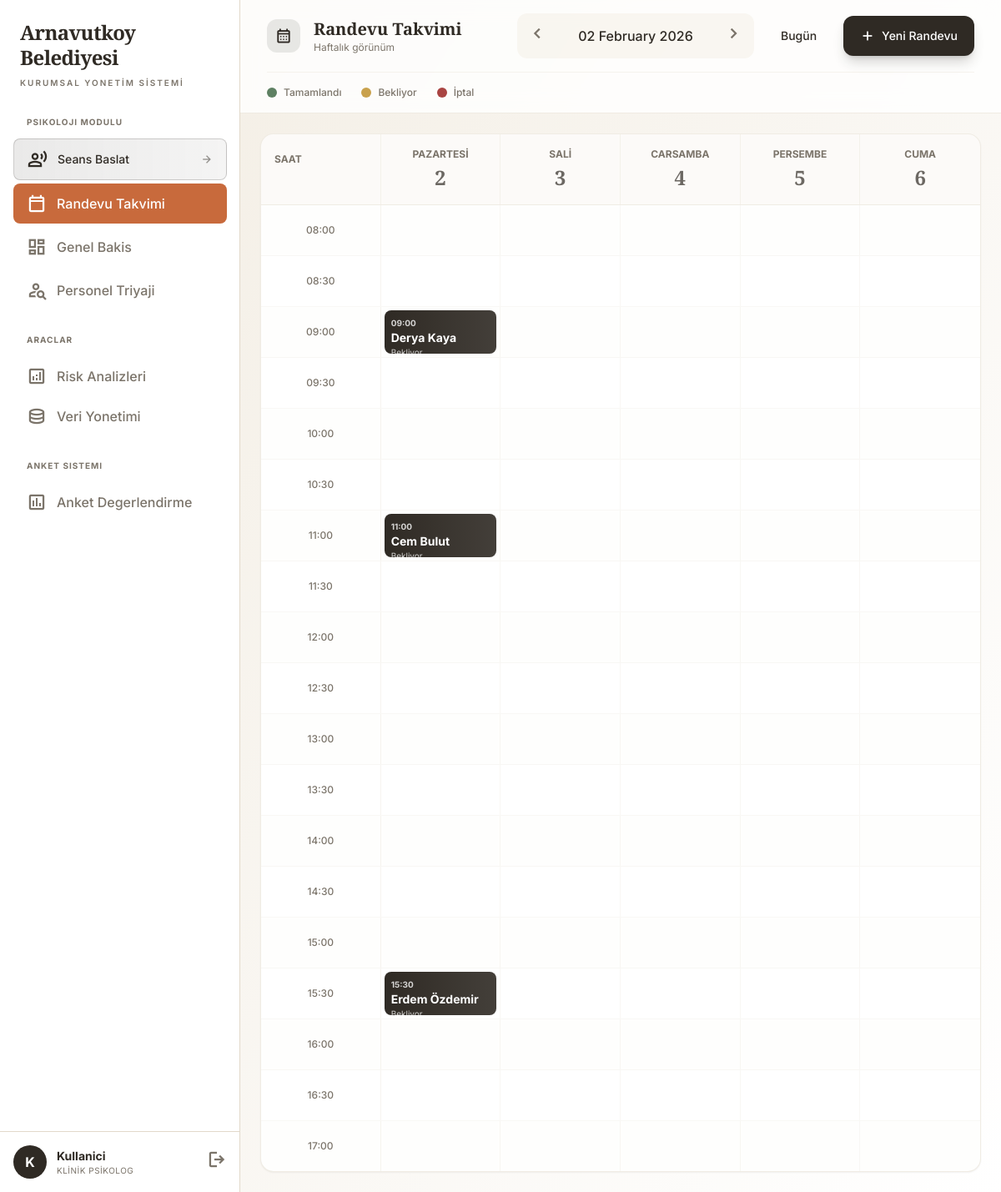
Screenshot of /psikoloji/takvim?week=1 with the database file from the repository.
### models.py (models this page shows, shortened)
class Randevu(db.Model):
    __tablename__ = 'randevular'
    id = db.Column(db.Integer, primary_key=True)
    personel_id = db.Column(db.Integer, db.ForeignKey('personeller.id'), nullable=False)
    tarih = db.Column(db.Date, nullable=False)
    saat = db.Column(db.String(10), nullable=False)
    notlar = db.Column(db.Text)
    durum = db.Column(db.String(20), default='Bekliyor')  # Bekliyor, Tamamlandi, Iptal
    created_at = db.Column(db.DateTime, default=datetime.utcnow)
    personel = db.relationship('Personel', back_populates='randevular')

class Personel(db.Model):
    __tablename__ = 'personeller'
    id = db.Column(db.Integer, primary_key=True)
    tc_no = db.Column(db.String(11), unique=True)
    ad_soyad = db.Column(db.String(200), nullable=False)
    mudurluk_id = db.Column(db.Integer, db.ForeignKey('mudurlukler.id'))
    yas = db.Column(db.Integer)
    cinsiyet = db.Column(db.String(20))
    egitim = db.Column(db.String(100))
    medeni_durum = db.Column(db.String(50))
    cocuk_sayisi = db.Column(db.Integer)
    kidem_yil = db.Column(db.Integer)
    gorev = db.Column(db.String(200))
    foto_path = db.Column(db.String(500), default='default-avatar.png')
    anket_ruh_sagligi_risk = db.Column(db.Integer, default=0)  # 0-4 arasi
    anket_umutsuzluk = db.Column(db.Boolean, default=False)
    anket_uyku_bozuklugu = db.Column(db.Boolean, default=False)
    anket_istah_degisimi = db.Column(db.Boolean, default=False)
    anket_isteksizlik = db.Column(db.Boolean, default=False)
    mmpi_l_skoru = db.Column(db.Float)
    mmpi_f_skoru = db.Column(db.Float)
    mmpi_k_skoru = db.Column(db.Float)
    mmpi_pa_skoru = db.Column(db.Float)
    mmpi_sc_skoru = db.Column(db.Float)
    mmpi_scales = db.Column(db.Text)  # JSON tum klinik skalalar
    mmpi_analiz_metni = db.Column(db.Text)  # AI destekli yorum
    mmpi_tarih = db.Column(db.Date)
    triyaj_puani = db.Column(db.Float, default=0)  # 1-5 arasi final skor
    triyaj_anket_agirligi = db.Column(db.Float, default=0.3)
    triyaj_mmpi_agirligi = db.Column(db.Float, default=0.3)
    triyaj_klinik_agirligi = db.Column(db.Float, default=0.4)
    risk_kategori = db.Column(db.String(20), default='Belirsiz')  # Dusuk/Orta/Yuksek/Kritik
    created_at = db.Column(db.DateTime, default=datetime.utcnow)
    updated_at = db.Column(db.DateTime, default=datetime.utcnow, onupdate=datetime.utcnow)
    mudurluk = db.relationship('Mudurluk', back_populates='personeller')
    seanslar = db.relationship('Seans', back_populates='personel', lazy='dynamic', order_by='desc(Seans.tarih)')
    randevular = db.relationship('Randevu', back_populates='personel', lazy='dynamic')
    triyaj_gecmisi = db.relationship('TriyajGecmisi', back_populates='personel', lazy='dynamic')

### main.py (the view)
@app.route('/psikoloji/takvim')
@psikoloji_login_required
def psikoloji_takvim():
    week_offset = int(request.args.get('week', 0))
    week_days, start_of_week = get_week_dates(week_offset)
    today = date.today()
    start_date = start_of_week
    end_date = start_of_week + timedelta(days=5)
    appointments_raw = db.session.query(
        Randevu, Personel.ad_soyad, Personel.risk_kategori, Mudurluk.ad.label('mudurluk_adi')
    ).select_from(Randevu).join(
        Personel, Randevu.personel_id == Personel.id
    ).outerjoin(
        Mudurluk, Personel.mudurluk_id == Mudurluk.id
    ).filter(
        Randevu.tarih >= start_date,
        Randevu.tarih < end_date
    ).all()
    appointments = [{
        'id': apt[0].id,
        'personel_id': apt[0].personel_id,
        'tarih': apt[0].tarih.strftime('%Y-%m-%d'),
        'saat': apt[0].saat,
        'durum': apt[0].durum,
        'ad_soyad': apt[1],
        'risk_kategori': apt[2],
        'mudurluk_adi': apt[3]
    } for apt in appointments_raw]
    personeller = Personel.query.order_by(Personel.ad_soyad).all()
    return render_template('psikoloji/takvim.html',
                           week_days=week_days,
                           start_of_week=start_of_week,
                           week_offset=week_offset,
                           appointments=appointments,
                           personeller=personeller,
                           today=today)

### main.py (called while the page is built)
def psikoloji_login_required(f):
    @wraps(f)
    def decorated_function(*args, **kwargs):
        return f(*args, **kwargs)
    return decorated_function

### utils.py (called while the page is built)
def get_week_dates(week_offset=0):
    from datetime import timedelta
    today = datetime.now().date()
    start_of_week = today - timedelta(days=today.weekday()) + timedelta(weeks=week_offset)
    day_names = ['Pazartesi', 'Sali', 'Carsamba', 'Persembe', 'Cuma']
    week_days = []
    for i in range(5):
        day_date = start_of_week + timedelta(days=i)
        week_days.append({
            'name': day_names[i],
            'date': day_date,
            'date_str': day_date.strftime('%Y-%m-%d'),
            'day_num': day_date.day,
            'is_today': day_date == today
        })
    return week_days, start_of_week

### templates/psikoloji/takvim.html (shortened to what this page needs)
{% extends "base.html" %}
{% block body %}
<div class="flex h-screen overflow-hidden">
    {% include '_sidebar.html' %}
    <main class="flex-1 flex flex-col overflow-hidden bg-gradient-to-br from-cream/50 to-white">
        <header class="bg-white/80 backdrop-blur-md border-b border-accent/50 px-8 py-4 shrink-0">
            <div class="flex items-center justify-between">
                <div class="flex items-center gap-4">
                    <div class="size-10 rounded-xl bg-primary/10 flex items-center justify-center">
                        <span class="material-symbols-outlined text-xl text-primary">calendar_month</span>
                    </div>
                    <div>
                        <h1 class="font-serif text-xl text-primary font-bold">Randevu Takvimi</h1>
                        <p class="text-xs text-secondary">Haftalık görünüm</p>
                    </div>
                </div>
                <div class="flex items-center gap-4">
                    <div class="flex items-center gap-2 bg-cream/50 rounded-xl p-1">
                        <a href="?week={{ week_offset - 1 }}"
                            class="p-2 hover:bg-white rounded-lg transition-colors text-secondary hover:text-primary">
                            <span class="material-symbols-outlined">chevron_left</span>
                        </a>
                        <span class="px-4 py-2 font-medium text-primary min-w-[180px] text-center">
                            {{ start_of_week.strftime('%d %B %Y') }}
                        </span>
                        <a href="?week={{ week_offset + 1 }}"
                            class="p-2 hover:bg-white rounded-lg transition-colors text-secondary hover:text-primary">
                            <span class="material-symbols-outlined">chevron_right</span>
                        </a>
                    </div>
                    {% if week_offset != 0 %}
                    <a href="?week=0" class="px-4 py-2 text-sm text-primary font-medium hover:bg-cream rounded-xl transition-colors">
                        Bugün
                    </a>
                    {% endif %}
                    <button onclick="openNewAppointmentModal()"
                        class="px-5 py-2.5 bg-primary text-white rounded-xl hover:bg-primary/90 transition-all font-medium text-sm flex items-center gap-2 shadow-lg shadow-primary/20">
                        <span class="material-symbols-outlined text-lg">add</span>
                        Yeni Randevu
                    </button>
                </div>
            </div>
            <div class="flex items-center gap-6 mt-4 pt-4 border-t border-accent/30">
                <div class="flex items-center gap-2">
                    <div class="size-3 rounded-full bg-success"></div>
                    <span class="text-xs text-secondary font-medium">Tamamlandı</span>
                </div>
                <div class="flex items-center gap-2">
                    <div class="size-3 rounded-full bg-warning"></div>
                    <span class="text-xs text-secondary font-medium">Bekliyor</span>
                </div>
                <div class="flex items-center gap-2">
                    <div class="size-3 rounded-full bg-danger"></div>
                    <span class="text-xs text-secondary font-medium">İptal</span>
                </div>
            </div>
        </header>
        <div class="flex-1 overflow-auto p-6">
            <div class="bg-white rounded-2xl border border-accent/50 shadow-sm overflow-hidden min-h-full">
                <div class="grid grid-cols-6 border-b border-accent/50">
                    <div class="p-4 border-r border-accent/30 bg-cream/30">
                        <span class="text-xs font-bold text-secondary uppercase">Saat</span>
                    </div>
                    {% for day in week_days %}
                    <div class="p-4 border-r border-accent/30 last:border-0 {% if day.date == today %}bg-primary/5{% else %}bg-cream/30{% endif %}">
                        <div class="text-center">
                            <p class="text-xs font-bold text-secondary uppercase">{{ day.name }}</p>
                            <p class="text-2xl font-serif font-bold {% if day.date == today %}text-primary{% else %}text-primary/70{% endif %} mt-1">
                                {{ day.date.day }}
                            </p>
                        </div>
                    </div>
                    {% endfor %}
                </div>
                {% set hours = ['08:00', '08:30', '09:00', '09:30', '10:00', '10:30', '11:00', '11:30', '12:00', '12:30', '13:00', '13:30', '14:00', '14:30', '15:00', '15:30', '16:00', '16:30', '17:00'] %}
                {% for hour in hours %}
                <div class="grid grid-cols-6 border-b border-accent/20 last:border-0 {% if loop.index is odd %}bg-cream/10{% endif %}">
                    <div class="p-3 border-r border-accent/30 flex items-center justify-center">
                        <span class="text-xs font-medium text-secondary">{{ hour }}</span>
                    </div>
                    {% for day in week_days %}
                    <div class="p-2 border-r border-accent/20 last:border-0 min-h-[60px] {% if day.date == today %}bg-primary/5{% endif %} relative group">
                        {% for apt in appointments if apt.tarih == day.date.strftime('%Y-%m-%d') and apt.saat == hour %}
                        <div class="absolute inset-1 rounded-lg p-2 cursor-pointer transition-all hover:scale-[1.02] hover:shadow-md
                            {% if apt.durum == 'Tamamlandi' %}bg-success text-white
                            {% elif apt.durum == 'Iptal' %}bg-danger/80 text-white
                            {% else %}bg-gradient-to-r from-primary to-primary/90 text-white{% endif %}"
                            onclick="openAppointmentDetail({{ apt.id }})">
                            <p class="text-[10px] font-bold opacity-80">{{ apt.saat }}</p>
                            <p class="text-sm font-bold truncate">{{ apt.ad_soyad }}</p>
                            <p class="text-[10px] opacity-80 truncate">{{ apt.durum }}</p>
                        </div>
                        {% endfor %}
                    </div>
                    {% endfor %}
                </div>
                {% endfor %}
            </div>
        </div>
    </main>
</div>
{% endblock %}

### templates/base.html (style rules this page uses)
.material-symbols-outlined { font-variation-settings: 'FILL' 0, 'wght' 500, 'GRAD' 0, 'opsz' 24; }

### rows the page displays
Randevu: saat "09:00", ad_soyad "Derya Kaya", durum "Bekliyor"
Randevu: saat "11:00", ad_soyad "Cem Bulut", durum "Bekliyor"
Randevu: saat "15:30", ad_soyad "Erdem Özdemir", durum "Bekliyor"

### other values shown
{{ session.get('user_name', 'K')[0] }} "K"
{{ session.get('user_name', 'Kullanici') }} "Kullanici"
{{ start_of_week.strftime('%d %B %Y') }} "02 February 2026"
{{ day.name }} "PAZARTESI" "SALI" "CARSAMBA" "PERSEMBE" "CUMA"
{{ day.date.day }} "2" "3" "4" "5" "6"
{{ hour }} "08:00" "08:30" "09:00" "09:30" "10:00" "10:30" "11:00" "11:30" "12:00" "12:30" "13:00" "13:30" "14:00" "14:30" "15:00" "15:30" "16:00" "16:30" "17:00"
